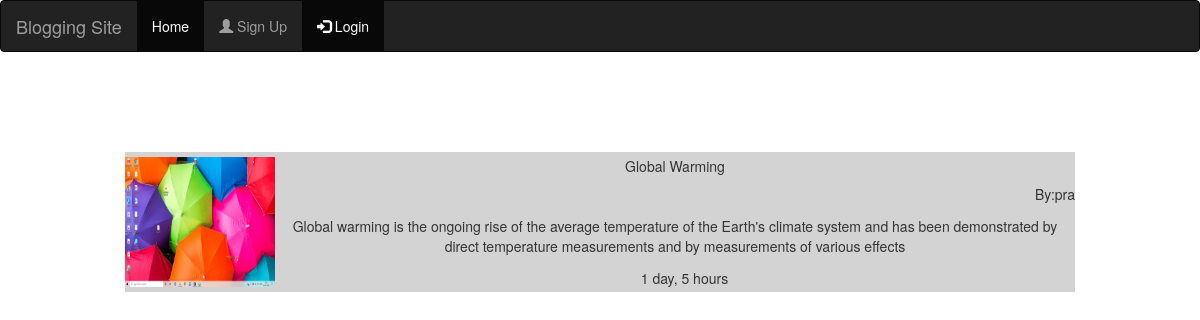
The page /detailview/3 on the database its author committed.
### blogapp/models.py (models this page shows, shortened)
class blogtable(models.Model):
    Title=models.CharField(max_length=200,default='')
    Description=models.CharField(max_length=9000)
    Image=models.FileField(upload_to='image/',default='')
    Author=models.CharField(max_length=50,default='')
    upload_date=models.DateTimeField(auto_now_add=True)

### blogapp/views.py (the view)
# urls.py: path('detailview/<id>', views.detailview),
def detailview(request,id):
    detail=blogtable.objects.get(id=id)
    mydict={'detail':detail}
    return render(request,'blogapp/detailview.html',context=mydict)

### template/blogapp/detailview.html (shortened to what this page needs)
{% extends 'blogapp/base.html' %}
{% block parentblock %}
<br>
<br>
<br>
{% if detail %}
<center>
<table style="background-color:lightgrey">
 <tr><td rowspan="5"><a href='/detailview/{{detail.id}}'><img src="{{detail.Image.url}}" height='130' width='150'/></a></td><tr>
 <td><center>{{detail.Title}}</center></td>
 <tr><td style="text-align:right">By:{{detail.Author}}</td></tr>
   <tr><td style="text-align:center">  {{detail.Description}}</td></tr>
<tr><td style="text-align:center"><img src="https://image.freepik.com/free-icon/calendar-icon-black_318-9776.jpg" height='15' width='15'/>     {{detail.upload_date| timesince}}</td></tr>
<br>
</table>
</center>
{% endif %}
{% endblock %}

### template/blogapp/base.html (shortened to what this page needs)
<!DOCTYPE html>
<html lang="en">
<head>
  <link rel="stylesheet" href="https://maxcdn.bootstrapcdn.com/bootstrap/3.4.1/css/bootstrap.min.css">
 <link rel="stylesheet" href="https://stackpath.bootstrapcdn.com/font-awesome/4.7.0/css/font-awesome.min.css" />
</head>
<body>
<nav class="navbar navbar-inverse">
  <div class="container-fluid">
  <a class="navbar-brand" href="#">Blogging Site</a>
     <ul class="nav navbar-nav">
      {% if request.user.is_authenticated is True %}
<li class="active"><a href="#">Welcome{{request.user}}</a></li>
      <li><a href="/bloghome">Home</a></li>
      <li class="active"><a href="/viewblog">View All Blog </a></li>
      <li><a href="/postblog">Post Blog </a></li>
     </ul>
  <ul class="nav navbar-nav navbar-right">
      <li><a href="/accounts/logout"><span class="glyphicon glyphicon-log-out"></span> Logout</a></li>
{% else %}
      <li class="active"><a href="/bloghome">Home</a></li>
      <li><a href="/signup"><span class="glyphicon glyphicon-user"></span> Sign Up</a></li>
      <li class="active"><a href="/accounts/login"><span class="glyphicon glyphicon-log-in"></span> Login</a></li>
    {% endif %}
     </ul>
  </div>
</nav>
   {% block parentblock %}
   {% endblock %}
  </body>
  </html>

### template/blogapp/detailview.html (style rules this page uses)
table { width:950px; height:140px; }

### rows shown on the page
blogtable: Image (picture), Title "Global Warming", Author "pra", Description "Global warming is the ongoing rise of the average temperature of the Earth's climate system and has been demonstrated by direct temperature measurements and by measurements of various effects", upload_date "1 day, 5 hours"
